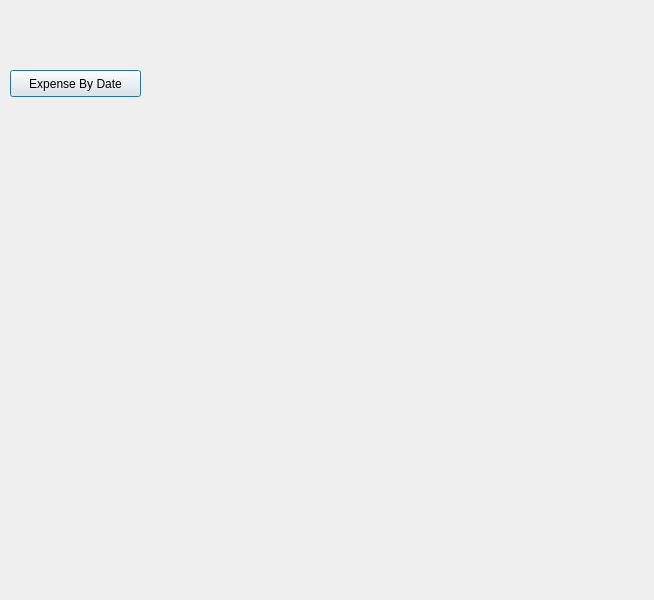
<?xml version="1.0" encoding="UTF-8"?>
<ui version="4.0">
 <class>Dialog</class>
 <widget class="QDialog" name="Dialog">
  <property name="geometry">
   <rect>
    <x>0</x>
    <y>0</y>
    <width>654</width>
    <height>600</height>
   </rect>
  </property>
  <property name="windowTitle">
   <string>Dialog</string>
  </property>
  <widget class="QPushButton" name="pushButton">
   <property name="geometry">
    <rect>
     <x>10</x>
     <y>70</y>
     <width>131</width>
     <height>27</height>
    </rect>
   </property>
   <property name="text">
    <string>Expense By Date</string>
   </property>
  </widget>
 </widget>
 <resources/>
 <connections/>
</ui>
